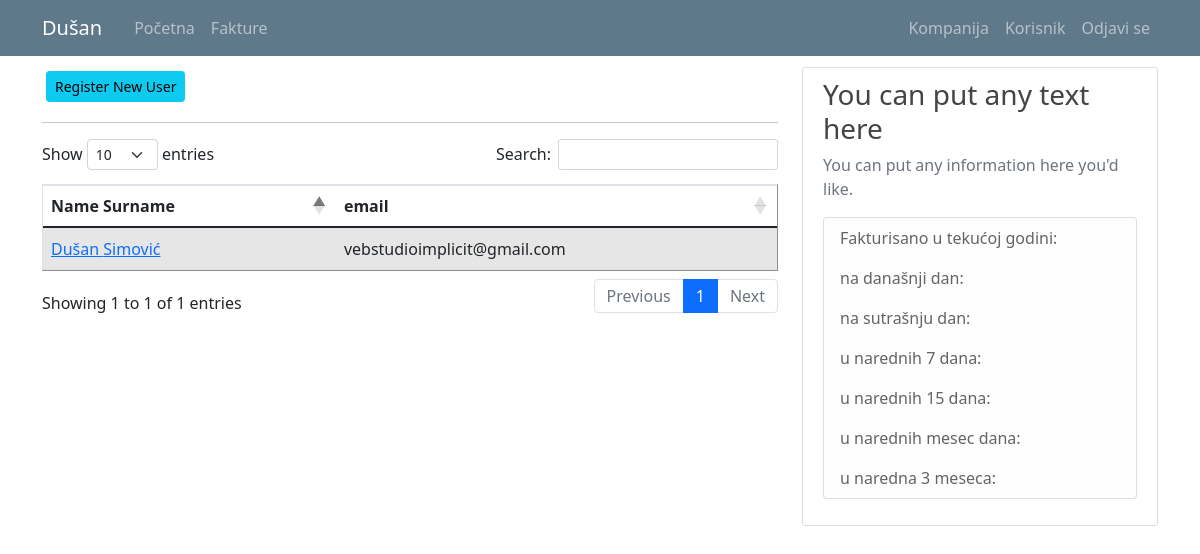
/user_list (signed in), run on the app's committed database.
### kpo/models.py (models this page shows, shortened)
class User(db.Model, UserMixin):
    id = db.Column(db.Integer, primary_key=True)
    email = db.Column(db.String(120), unique=True, nullable=False)
    password = db.Column(db.String(60), nullable = False)
    name = db.Column(db.String(20), unique=False, nullable=False)
    surname = db.Column(db.String(20), unique=False, nullable=False)
    workplace = db.Column(db.String(20), unique=False, nullable=False)
    authorization = db.Column(db.String(20), nullable = False) # ovde treba da budu tipovi korisnika: S_admin, C_admin, C_user
    gender = db.Column(db.String(1)) #(0, "srednji"), (1, "muški"), (2, "ženski")
    company_id = db.Column(db.Integer, db.ForeignKey('company.id'), nullable=True)
    invoices = db.relationship('Invoice', backref='invoice_user', lazy=True)

### kpo/users/routes.py (the view)
@users.route("/user_list")
def user_list():
    if not current_user.is_authenticated:
        flash('You have to be logged in to access this page', 'danger')
        return redirect(url_for('users.login'))
    users = User.query.all()
    return render_template('user_list.html', title='Users', users=users)

### kpo/models.py (called while the page is built)
@login_manager.user_loader
def load_user(user_id):
    return User.query.get(int(user_id))

### kpo/templates/user_list.html (shortened to what this page needs)
{% extends "layout.html" %}
{% block content %}
{% if current_user.authorization != 'c_user' %}
  <a class="btn btn-info btn-sm m-1" href="{{ url_for('users.register_u') }}">Register New User</a>
{% endif %}
<hr>
<table id="data" border="1" class="table table-striped">
  {% if current_user.authorization == 's_admin' %}
    <thead>
      <tr id="header">
        <th>Name Surname</th>
        <th>Company</th>
        <th>Authorization</th>
        <th>email</th>
      </tr>
    </thead>
    <tbody>
      {% for user in users %}
        <tr>
          <td> <a class="mr-2" href="{{ url_for('users.user_profile', user_id=user.id) }}" title="Edit User">{{ user.name }} {{ user.surname }}</a> </td>
          <td>{{ user.user_company.companyname }}</td>
          <td>{{ user.authorization }}</td>
          <td>{{ user.email }}</td>
        </tr>
      {% endfor %}
    </tbody>
  {% elif current_user.authorization == 'c_admin' %}
    <thead>
      <tr id="header">
        <th>Name Surname</th>
        <th>email</th>
      </tr>
    </thead>
    <tbody>
      {% for user in users %}
        {% if user.user_company.id == current_user.user_company.id %}
          <tr>
            <td> <a class="mr-2" href="{{ url_for('users.user_profile', user_id=user.id) }}" title="Edit User">{{ user.name }} {{ user.surname }}</a> </td>
            <td>{{ user.email }}</td>
          </tr>
        {% endif %}
      {% endfor %}
    </tbody>
  {% endif %}
</table>
{% endblock %}

### kpo/templates/layout.html (shortened to what this page needs)
<!doctype html>
<html lang="en">
  <head>
    <link rel="stylesheet" href="https://cdn.jsdelivr.net/npm/bootstrap@4.3.1/dist/css/bootstrap.min.css">
    <link rel="stylesheet" type="text/css" href="{{ url_for('static', filename='main.css') }}">
    <link href="https://cdn.jsdelivr.net/npm/bootstrap@5.0.1/dist/css/bootstrap.min.css" rel="stylesheet">
    <link rel="stylesheet" type="text/css" href="https://cdn.datatables.net/1.10.25/css/dataTables.bootstrap5.css">
  </head>
  <body>
    <header class="site-header">
      <nav class="navbar navbar-expand-md navbar-dark bg-steel fixed-top">
        <div class="container">
          <a class="navbar-brand mr-4" href="/">{{ current_user.name }}</a>
          <div class="collapse navbar-collapse" id="navbarToggle">
            <div class="navbar-nav mr-auto">
              {% if current_user.is_authenticated %}
                <a class="nav-item nav-link" href="{{ url_for('main.home') }}">Početna</a>
                <a class="nav-item nav-link" href="{{ url_for('invoices.invoice_list') }}">Fakture</a>
              {% else %}
                <a class="nav-item nav-link" href="{{ url_for('main.home') }}">Početna</a>
                <a class="nav-item nav-link" href="{{ url_for('main.about') }}">O softveru</a>
              {% endif %}
            </div>
            <div class="navbar-nav">
              {% if current_user.is_authenticated %}
                {% if current_user.authorization == 's_admin' %}
                  <a class="nav-item nav-link" href="{{ url_for('companys.company_list') }}">Kompanija</a>
                  <a class="nav-item nav-link" href="{{ url_for('users.user_list') }}">Korisnik</a>
                  <a class="nav-item nav-link" href="{{ url_for('users.logout') }}">Odjavi se</a>
                {% elif current_user.authorization == 'c_admin'%}
                  <a class="nav-item nav-link" href="{{ url_for('companys.company_list') }}">Kompanija</a>
                  <a class="nav-item nav-link" href="{{ url_for('users.user_list') }}">Korisnik</a>
                  <a class="nav-item nav-link" href="{{ url_for('users.logout') }}">Odjavi se</a>
                {% else %}
                  <a class="nav-item nav-link" href="{{ url_for('users.user_list') }}">Korisnik</a>
                  <a class="nav-item nav-link" href="{{ url_for('users.logout') }}">Odjavi se</a>
                {% endif %}
              {% else %}
                <a class="nav-item nav-link" href="{{ url_for('users.login') }}">Prijavi se</a>
              {% endif %}
            </div>
          </div>
        </div>
      </nav>
    </header>
    <main role="main" class="container">
      <div class="row">
        <div class="col-md-8">
          {% block content %}{% endblock %}
        </div>
        <div class="col-md-4">
          <div class="content-section">
            <h3>You can put any text here</h3>
            <p class='text-muted'>You can put any information here you'd like.
              <ul class="list-group">
                <li class="list-group-item list-group-item-light">Fakturisano u tekućoj godini: </li>
                <li class="list-group-item list-group-item-light">na današnji dan: </li>
                <li class="list-group-item list-group-item-light">na sutrašnju dan: </li>
                <li class="list-group-item list-group-item-light">u narednih 7 dana: </li>
                <li class="list-group-item list-group-item-light">u narednih 15 dana: </li>
                <li class="list-group-item list-group-item-light">u narednih mesec dana: </li>
                <li class="list-group-item list-group-item-light">u naredna 3 meseca: </li>
              </ul>
            </p>
          </div>
        </div>
      </div>
    </main>
  </body>
</html>

### kpo/static/main.css (style rules this page uses)
body { background: #fafafa; color: #333333; margin-top: 5rem; }
h1, h2, h3, h4, h5, h6 { color: #444444; }
.bg-steel { background-color: #5f788a; }
.site-header .navbar-nav .nav-link { color: #cbd5db; }
.content-section { background: #ffffff; padding: 10px 20px; border: 1px solid #dddddd; border-radius: 3px; margin-bottom: 20px; }

### data on the page
User: name "Dušan", surname "Simović", email "vebstudioimplicit@gmail.com"
